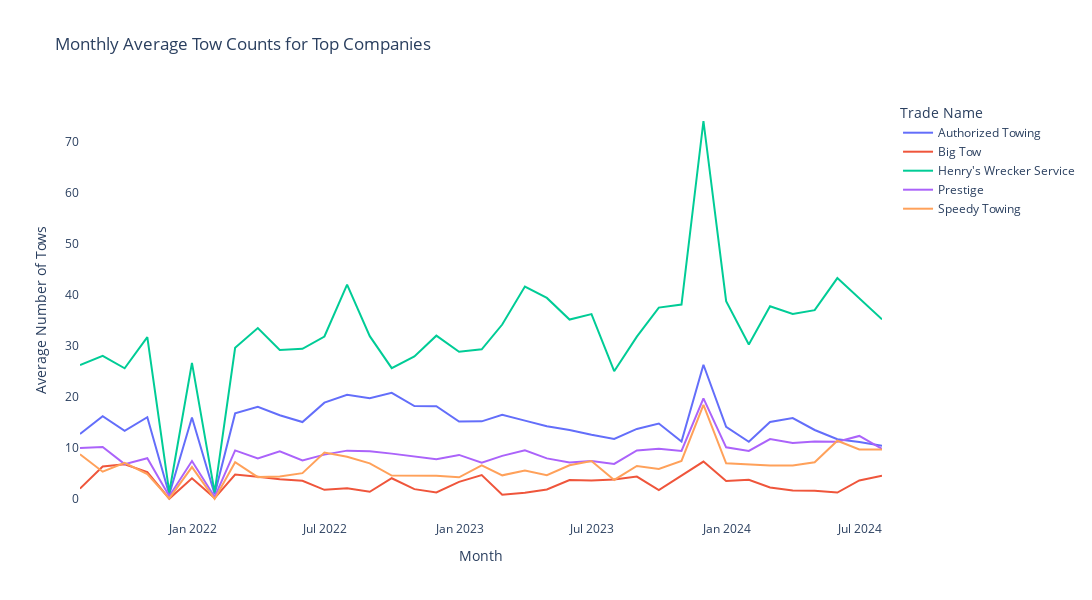
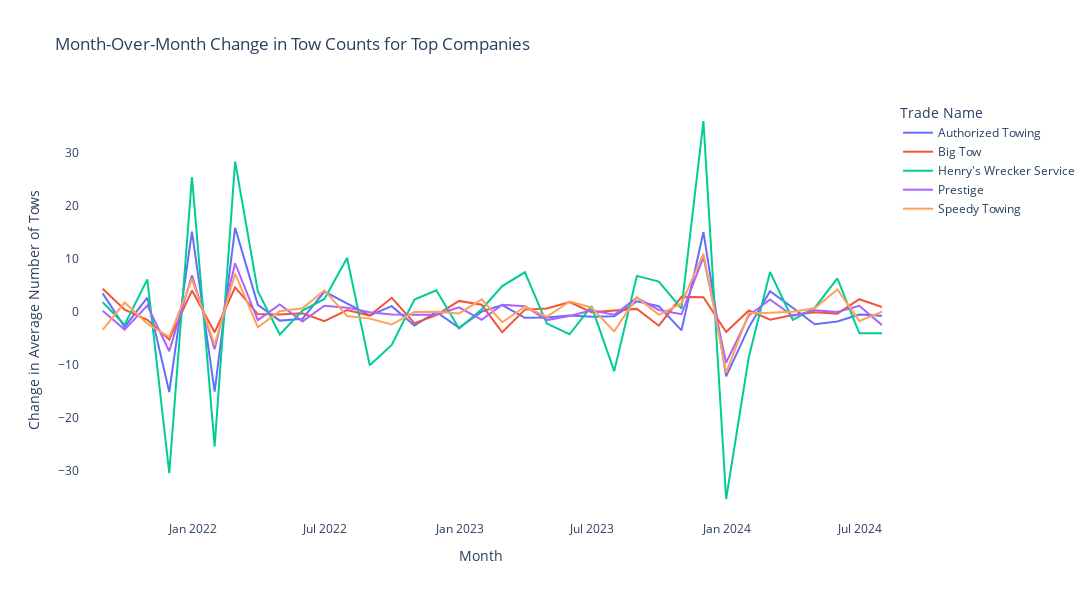

These figures' notebook cell, in order:
### Code cell
# Monthly Averages Plot
import plotly.express as px
import plotly.graph_objects as go

# Create the monthly averages plot
fig1 = go.Figure()

# Add a trace for each company
for company in df_monthly_avg.columns:
    fig1.add_trace(
        go.Scatter(
            x=df_monthly_avg.index,
            y=df_monthly_avg[company],
            name=company,
            mode='lines'
        )
    )

# Update layout
fig1.update_layout(
    title='Monthly Average Tow Counts for Top Companies',
    xaxis_title='Month',
    yaxis_title='Average Number of Tows',
    width=1200,
    height=600,
    showlegend=True,
    legend_title='Trade Name',
    plot_bgcolor='white'
)


fig1.show()

# Month-over-Month Changes Plot
fig2 = go.Figure()

# Add a trace for each company
for company in df_monthly_derivative.columns:
    fig2.add_trace(
        go.Scatter(
            x=df_monthly_derivative.index,
            y=df_monthly_derivative[company],
            name=company,
            mode='lines'
        )
    )

# Update layout
fig2.update_layout(
    title='Month-Over-Month Change in Tow Counts for Top Companies',
    xaxis_title='Month',
    yaxis_title='Change in Average Number of Tows',
    width=1200,
    height=600,
    showlegend=True,
    legend_title='Trade Name',
    plot_bgcolor='white'
)


fig2.show()

# Save as interactive HTML files
fig1.write_html("monthly_averages.html")
fig2.write_html("monthly_changes.html")
